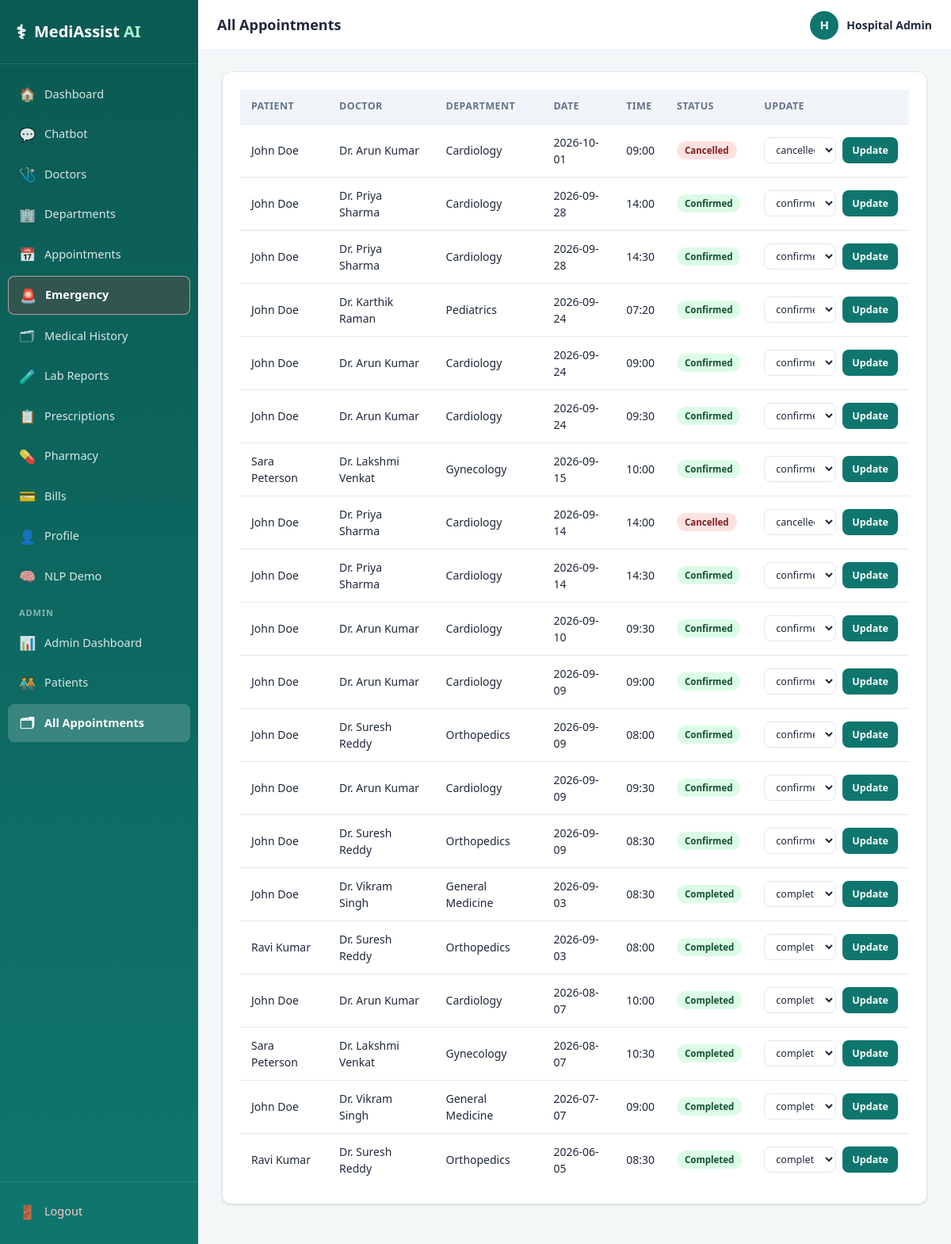
The app's page /admin/appointments (signed in) with its own data.
### tables this page shows
CREATE TABLE users (
    user_id         INTEGER PRIMARY KEY AUTOINCREMENT,
    username        TEXT UNIQUE NOT NULL,
    email           TEXT UNIQUE NOT NULL,
    password_hash   TEXT NOT NULL,
    role            TEXT NOT NULL DEFAULT 'patient',   -- patient | admin
    full_name       TEXT NOT NULL,
    phone           TEXT,
    created_at      TIMESTAMP DEFAULT CURRENT_TIMESTAMP,
    is_active       INTEGER DEFAULT 1
);

CREATE TABLE appointments (
    appointment_id  INTEGER PRIMARY KEY AUTOINCREMENT,
    patient_id      INTEGER NOT NULL,
    doctor_id       INTEGER NOT NULL,
    appointment_date TEXT NOT NULL,   -- YYYY-MM-DD
    appointment_time TEXT NOT NULL,   -- HH:MM
    status          TEXT DEFAULT 'confirmed',  -- confirmed | cancelled | completed | rescheduled
    reason          TEXT,
    created_at      TIMESTAMP DEFAULT CURRENT_TIMESTAMP,
    FOREIGN KEY (patient_id) REFERENCES patients(patient_id),
    FOREIGN KEY (doctor_id) REFERENCES doctors(doctor_id)
);

CREATE TABLE doctors (
    doctor_id       INTEGER PRIMARY KEY AUTOINCREMENT,
    full_name       TEXT NOT NULL,
    department_id   INTEGER NOT NULL,
    specialization  TEXT NOT NULL,
    qualification   TEXT,
    experience_years INTEGER,
    available_days  TEXT,          -- e.g. Mon,Tue,Wed,Thu,Fri
    available_time  TEXT,          -- e.g. 09:00-13:00
    consultation_fee REAL DEFAULT 500,
    rating          REAL DEFAULT 4.5,
    room_no         TEXT,
    FOREIGN KEY (department_id) REFERENCES departments(department_id)
);

CREATE TABLE departments (
    department_id   INTEGER PRIMARY KEY AUTOINCREMENT,
    name            TEXT UNIQUE NOT NULL,
    description     TEXT,
    services        TEXT,          -- comma separated services
    location        TEXT,          -- floor / block
    timings         TEXT,          -- opening hours
    contact_ext     TEXT
);

### routes/admin.py (the view)
@admin_bp.route("/admin/appointments")
@admin_required
def appointments_list():
    appts = query(
        """SELECT a.*, p_u.full_name as patient_name, d.full_name as doctor_name, dept.name as department_name
           FROM appointments a
           JOIN patients p ON a.patient_id = p.patient_id
           JOIN users p_u ON p.user_id = p_u.user_id
           JOIN doctors d ON a.doctor_id = d.doctor_id
           JOIN departments dept ON d.department_id = dept.department_id
           ORDER BY a.appointment_date DESC""")
    return render_template("admin_appointments.html", appointments=appts)

### database/db.py (called while the page is built)
def get_connection():
    conn = sqlite3.connect(DB_PATH)
    conn.row_factory = sqlite3.Row
    conn.execute("PRAGMA foreign_keys = ON")
    return conn

def query(sql, params=(), fetchone=False, commit=False):
    conn = get_connection()
    cur = conn.cursor()
    cur.execute(sql, params)
    if commit:
        conn.commit()
        last_id = cur.lastrowid
        conn.close()
        return last_id
    rows = cur.fetchone() if fetchone else cur.fetchall()
    conn.close()
    if rows is None:
        return None
    if fetchone:
        return dict(rows)
    return [dict(r) for r in rows]

### routes/auth.py (called while the page is built)
def admin_required(f):
    @wraps(f)
    def wrapper(*args, **kwargs):
        if "user_id" not in session or session.get("role") != "admin":
            flash("Admin access required.", "danger")
            return redirect(url_for("auth.login"))
        return f(*args, **kwargs)
    return wrapper

def get_current_user():
    if "user_id" not in session:
        return None
    return query("SELECT * FROM users WHERE user_id = ?", (session["user_id"],), fetchone=True)

### templates/admin_appointments.html (shortened to what this page needs)
{% extends "base.html" %}
{% block page_title %}All Appointments{% endblock %}
{% block content %}
<div class="card">
<div class="table-wrap">
<table class="data-table">
  <thead><tr><th>Patient</th><th>Doctor</th><th>Department</th><th>Date</th><th>Time</th><th>Status</th><th>Update</th></tr></thead>
  <tbody>
  {% for a in appointments %}
    <tr>
      <td>{{ a.patient_name }}</td>
      <td>{{ a.doctor_name }}</td>
      <td>{{ a.department_name }}</td>
      <td>{{ a.appointment_date }}</td>
      <td>{{ a.appointment_time }}</td>
      <td><span class="badge badge-{{ a.status }}">{{ a.status }}</span></td>
      <td>
        <form method="POST" action="{{ url_for('admin.update_appointment_status', appointment_id=a.appointment_id) }}" class="flex gap-2">
          <select name="status" class="form-control" style="padding:6px 10px;font-size:12.5px;">
            {% for s in ['confirmed','completed','cancelled','rescheduled'] %}
              <option value="{{ s }}" {{ 'selected' if a.status == s }}>{{ s }}</option>
            {% endfor %}
          </select>
          <button type="submit" class="btn btn-primary btn-sm">Update</button>
        </form>
      </td>
    </tr>
  {% else %}
    <tr><td colspan="7" class="empty-state">No appointments yet.</td></tr>
  {% endfor %}
  </tbody>
</table>
</div>
</div>
{% endblock %}

### templates/base.html (shortened to what this page needs)
<!DOCTYPE html>
<html lang="en">
<head>
<link rel="stylesheet" href="{{ url_for('static', filename='css/style.css') }}">
</head>
<body>
<div class="app-shell">
  <aside class="sidebar" id="sidebar">
    <div class="sidebar-brand">
      <span class="brand-icon">⚕</span>
      <span class="brand-text">MediAssist <b>AI</b></span>
    </div>
    <nav class="sidebar-nav">
      <a href="{{ url_for('main.dashboard') }}" class="nav-item {{ 'active' if request.endpoint=='main.dashboard' }}"><span>🏠</span> Dashboard</a>
      <a href="{{ url_for('chatbot.chatbot_page') }}" class="nav-item {{ 'active' if request.endpoint=='chatbot.chatbot_page' }}"><span>💬</span> Chatbot</a>
      <a href="{{ url_for('doctors.list_doctors') }}" class="nav-item {{ 'active' if request.endpoint=='doctors.list_doctors' }}"><span>🩺</span> Doctors</a>
      <a href="{{ url_for('departments.list_departments') }}" class="nav-item {{ 'active' if request.endpoint=='departments.list_departments' }}"><span>🏢</span> Departments</a>
      <a href="{{ url_for('appointments.list_appointments') }}" class="nav-item {{ 'active' if request.endpoint=='appointments.list_appointments' }}"><span>📅</span> Appointments</a>
      <a href="{{ url_for('main.emergency_page') }}" class="nav-item {{ 'active' if request.endpoint=='main.emergency_page' }} emergency-nav"><span>🚨</span> Emergency</a>
      <a href="{{ url_for('patient.medical_history') }}" class="nav-item {{ 'active' if request.endpoint=='patient.medical_history' }}"><span>🗂</span> Medical History</a>
      <a href="{{ url_for('lab.lab_reports') }}" class="nav-item {{ 'active' if request.endpoint=='lab.lab_reports' }}"><span>🧪</span> Lab Reports</a>
      <a href="{{ url_for('pharmacy.prescriptions_page') }}" class="nav-item {{ 'active' if request.endpoint=='pharmacy.prescriptions_page' }}"><span>📋</span> Prescriptions</a>
      <a href="{{ url_for('pharmacy.pharmacy_page') }}" class="nav-item {{ 'active' if request.endpoint=='pharmacy.pharmacy_page' }}"><span>💊</span> Pharmacy</a>
      <a href="{{ url_for('billing.bills_page') }}" class="nav-item {{ 'active' if request.endpoint=='billing.bills_page' }}"><span>💳</span> Bills</a>
      <a href="{{ url_for('patient.profile') }}" class="nav-item {{ 'active' if request.endpoint=='patient.profile' }}"><span>👤</span> Profile</a>
      <a href="{{ url_for('nlp_demo.nlp_demo_page') }}" class="nav-item {{ 'active' if request.endpoint=='nlp_demo.nlp_demo_page' }}"><span>🧠</span> NLP Demo</a>
      {% if current_user and current_user.role == 'admin' %}
      <div class="nav-divider">Admin</div>
      <a href="{{ url_for('admin.dashboard') }}" class="nav-item {{ 'active' if request.endpoint=='admin.dashboard' }}"><span>📊</span> Admin Dashboard</a>
      <a href="{{ url_for('admin.patients_list') }}" class="nav-item {{ 'active' if request.endpoint=='admin.patients_list' }}"><span>🧑‍🤝‍🧑</span> Patients</a>
      <a href="{{ url_for('admin.appointments_list') }}" class="nav-item {{ 'active' if request.endpoint=='admin.appointments_list' }}"><span>🗂</span> All Appointments</a>
      {% endif %}
    </nav>
    <div class="sidebar-footer">
      <a href="{{ url_for('auth.logout') }}" class="nav-item logout"><span>🚪</span> Logout</a>
    </div>
  </aside>
  <div class="main-area">
    <header class="topbar">
      <div class="topbar-title">{% block page_title %}Dashboard{% endblock %}</div>
      <div class="topbar-user">
        {% if current_user %}
        <span class="user-avatar">{{ current_user.full_name[0] | upper }}</span>
        <span class="user-name">{{ current_user.full_name }}</span>
        {% endif %}
      </div>
    </header>
    <main class="content">
      {% block content %}{% endblock %}
    </main>
  </div>
</div>
</body>
</html>

### records on screen
users: full_name "H", full_name "Hospital Admin"
appointments: patient_name "John Doe", doctor_name "Dr. Arun Kumar", department_name "Cardiology", appointment_date "2026-10-01", appointment_time "09:00", status "Cancelled"
appointments: patient_name "John Doe", doctor_name "Dr. Priya Sharma", department_name "Cardiology", appointment_date "2026-09-28", appointment_time "14:00", status "Confirmed"
appointments: patient_name "John Doe", doctor_name "Dr. Priya Sharma", department_name "Cardiology", appointment_date "2026-09-28", appointment_time "14:30", status "Confirmed"
appointments: patient_name "John Doe", doctor_name "Dr. Karthik Raman", department_name "Pediatrics", appointment_date "2026-09-24", appointment_time "07:20", status "Confirmed"
appointments: patient_name "John Doe", doctor_name "Dr. Arun Kumar", department_name "Cardiology", appointment_date "2026-09-24", appointment_time "09:00", status "Confirmed"
appointments: patient_name "John Doe", doctor_name "Dr. Arun Kumar", department_name "Cardiology", appointment_date "2026-09-24", appointment_time "09:30", status "Confirmed"
appointments: patient_name "Sara Peterson", doctor_name "Dr. Lakshmi Venkat", department_name "Gynecology", appointment_date "2026-09-15", appointment_time "10:00", status "Confirmed"
appointments: patient_name "John Doe", doctor_name "Dr. Priya Sharma", department_name "Cardiology", appointment_date "2026-09-14", appointment_time "14:00", status "Cancelled"
appointments: patient_name "John Doe", doctor_name "Dr. Priya Sharma", department_name "Cardiology", appointment_date "2026-09-14", appointment_time "14:30", status "Confirmed"
appointments: patient_name "John Doe", doctor_name "Dr. Arun Kumar", department_name "Cardiology", appointment_date "2026-09-10", appointment_time "09:30", status "Confirmed"
appointments: patient_name "John Doe", doctor_name "Dr. Arun Kumar", department_name "Cardiology", appointment_date "2026-09-09", appointment_time "09:00", status "Confirmed"
appointments: patient_name "John Doe", doctor_name "Dr. Suresh Reddy", department_name "Orthopedics", appointment_date "2026-09-09", appointment_time "08:00", status "Confirmed"
appointments: patient_name "John Doe", doctor_name "Dr. Arun Kumar", department_name "Cardiology", appointment_date "2026-09-09", appointment_time "09:30", status "Confirmed"
appointments: patient_name "John Doe", doctor_name "Dr. Suresh Reddy", department_name "Orthopedics", appointment_date "2026-09-09", appointment_time "08:30", status "Confirmed"
appointments: patient_name "John Doe", doctor_name "Dr. Vikram Singh", department_name "General Medicine", appointment_date "2026-09-03", appointment_time "08:30", status "Completed"
appointments: patient_name "Ravi Kumar", doctor_name "Dr. Suresh Reddy", department_name "Orthopedics", appointment_date "2026-09-03", appointment_time "08:00", status "Completed"
appointments: patient_name "John Doe", doctor_name "Dr. Arun Kumar", department_name "Cardiology", appointment_date "2026-08-07", appointment_time "10:00", status "Completed"
appointments: patient_name "Sara Peterson", doctor_name "Dr. Lakshmi Venkat", department_name "Gynecology", appointment_date "2026-08-07", appointment_time "10:30", status "Completed"
appointments: patient_name "John Doe", doctor_name "Dr. Vikram Singh", department_name "General Medicine", appointment_date "2026-07-07", appointment_time "09:00", status "Completed"
appointments: patient_name "Ravi Kumar", doctor_name "Dr. Suresh Reddy", department_name "Orthopedics", appointment_date "2026-06-05", appointment_time "08:30", status "Completed"

### other values on screen
form field status "cancelled"
form field status "confirmed"
form field status "completed"
